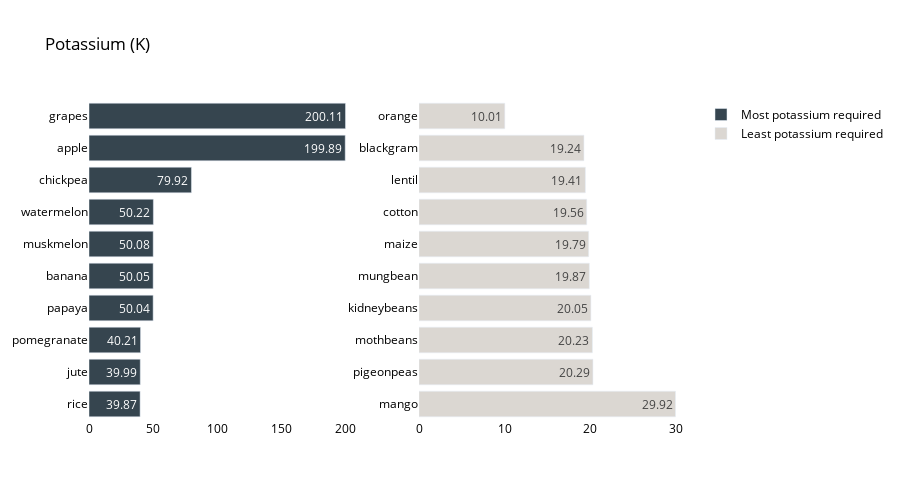

The code cell stored with this chart in its notebook:
### Markdown cell above
<h3 style='color:Red'>Potassium analysis</h3>

### Code cell
crop_summary_K = crop_summary.sort_values(by='K', ascending=False)
  
fig = make_subplots(rows=1, cols=2)

top = {
    'y' : crop_summary_K['K'][0:10].sort_values().index,
    'x' : crop_summary_K['K'][0:10].sort_values()
}

last = {
    'y' : crop_summary_K['K'][-10:].index,
    'x' : crop_summary_K['K'][-10:]
}

fig.add_trace(
    go.Bar(top,
           name="Most potassium required",
           marker_color=random.choice(colorarr),
           orientation='h',
          text=top['x']),
    
    row=1, col=1
)

fig.add_trace(
    go.Bar(last,
           name="Least potassium required",
           marker_color=random.choice(colorarr),
           orientation='h',
          text=last['x']),
    row=1, col=2
)
fig.update_traces(texttemplate='%{text}', textposition='inside')
fig.update_layout(title_text="Potassium (K)",
                  plot_bgcolor='white',
                  font_size=12, 
                  font_color='black',
                 height=500)

fig.update_xaxes(showgrid=False)
fig.update_yaxes(showgrid=False)
fig.show()

### Figure 1 — Plotly figure (JSON) as saved in the notebook; plotly's stock layout.template omitted (floating-point values rounded to 4 significant figures)
{"data": [{"marker": {"color": "#36454f"}, "name": "Most potassium required", "orientation": "h", "text": [39.87, 39.99, 40.21, 50.04, 50.05, 50.08, 50.22, 79.92, 199.9, 200.1], "textposition": "inside", "texttemplate": "%{text}", "type": "bar", "x": [39.87, 39.99, 40.21, 50.04, 50.05, 50.08, 50.22, 79.92, 199.9, 200.1], "xaxis": "x", "y": ["rice", "jute", "pomegranate", "papaya", "banana", "muskmelon", "watermelon", "chickpea", "apple", "grapes"], "yaxis": "y"}, {"marker": {"color": "#Dbd7d2"}, "name": "Least potassium required", "orientation": "h", "text": [29.92, 20.29, 20.23, 20.05, 19.87, 19.79, 19.56, 19.41, 19.24, 10.01], "textposition": "inside", "texttemplate": "%{text}", "type": "bar", "x": [29.92, 20.29, 20.23, 20.05, 19.87, 19.79, 19.56, 19.41, 19.24, 10.01], "xaxis": "x2", "y": ["mango", "pigeonpeas", "mothbeans", "kidneybeans", "mungbean", "maize", "cotton", "lentil", "blackgram", "orange"], "yaxis": "y2"}], "layout": {"font": {"color": "black", "size": 12}, "height": 500, "plot_bgcolor": "white", "title": {"text": "Potassium (K)"}, "xaxis": {"anchor": "y", "domain": [0, 0.45], "showgrid": false}, "xaxis2": {"anchor": "y2", "domain": [0.55, 1], "showgrid": false}, "yaxis": {"anchor": "x", "domain": [0, 1], "showgrid": false}, "yaxis2": {"anchor": "x2", "domain": [0, 1], "showgrid": false}}}
